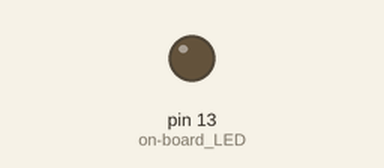
This sketch was run on a simulated Arduino Uno, built with avr-gcc and run on an emulated ATmega328P. Parts: output pins drawn as LEDs (lit = HIGH).

Above: at 0.1 s.
At 60.1 s:
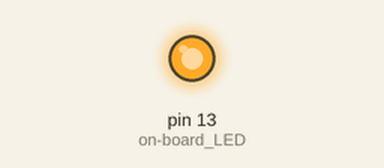
Timing chart, 0 to 121.5 s (numbered marks = the images above):
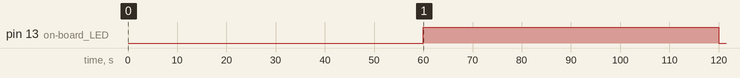

The sketch:

problem4.ino
```cpp
#include <histogram.h>
#include <TimerOne.h>
int ledState = LOW;
void timerISR() // Interrupt Service Routine for timer
  {
    ledState = HIGH - ledState; // toggle HIGH/LOW
    digitalWrite(13, ledState); // blink
  }
void setup()
  {
    pinMode(13, OUTPUT); // on-board LED
    Timer1.initialize(60000000); // timer period = 60s
    Timer1.attachInterrupt(timerISR); // attach ISR to Timer1
  }
void loop() { /* empty, the action is in timerISR */ }
```

Measured:
- by itself, pin 13 (on-board_LED): LOW → HIGH at 60.0 s, → LOW 60.0 s later
